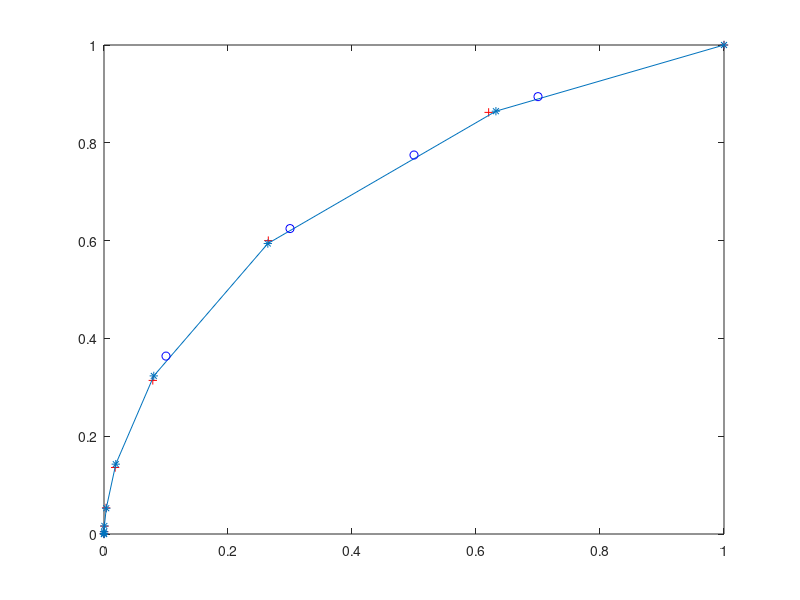

Write the MATLAB code that produced this figure.
M=10000;
Pdtheo=zeros(1,11);
Pfatheo=zeros(1,11);
m_1=2;
m_0=1;
for i=0:10
    D=zeros(1,M);
    D2=zeros(1,M);
    T=i;
    Pdtheo(i+1)=1-poisscdf(T-1,m_1);
    Pfatheo(i+1)=1-poisscdf(T-1, m_0);
    for j=1:M
        n=poissrnd(m_1);
        n2=poissrnd(m_0);
        if(n>=T)
            D(j)=1;
        end;
        if(n2>=T)
            D2(j)=1;
        end;
        k2=sum(D2);
        k=sum(D);
        P_d(i+1)=k/M;
        P_fa(i+1)=k2/M;
    end;
end;

plot(P_fa,P_d,'r+');
hold on;
plot(Pfatheo, Pdtheo, '-*');
hold off;

%for continuous values
%P_fa = 0.1, 0.3, 0.5, 0.7
Pfa_desired=[0.1 0.3 0.5 0.7];
Pd_corresponding=zeros(1,4);
delta=ones(1,4);
index=ones(1,4);
for i=1:4
    for j=1:11
        if(Pfa_desired(i)<=P_fa(12-j))
            Pfaprime=P_fa(13-j);
            index(i)=13-j;
            Pfaprime2=P_fa(12-j);
            break;
        end;
    end;
    delta(i)=(Pfa_desired(i)-Pfaprime2)/(Pfaprime-Pfaprime2);
end;

for i=1:4
    D=zeros(1,M);
    T=index(i)-2;
    for j=1:M
        n=poissrnd(m_1);
        if(n>T)
            D(j)=1;
        elseif(n==T)
            if(rand()>delta(i))
                D(j)=1;
            end;
        end;
        k=sum(D);
        Pd_corresponding(i)=k/M;
    end;
end;

hold on
plot(Pfa_desired,Pd_corresponding,'bo');
hold off;

